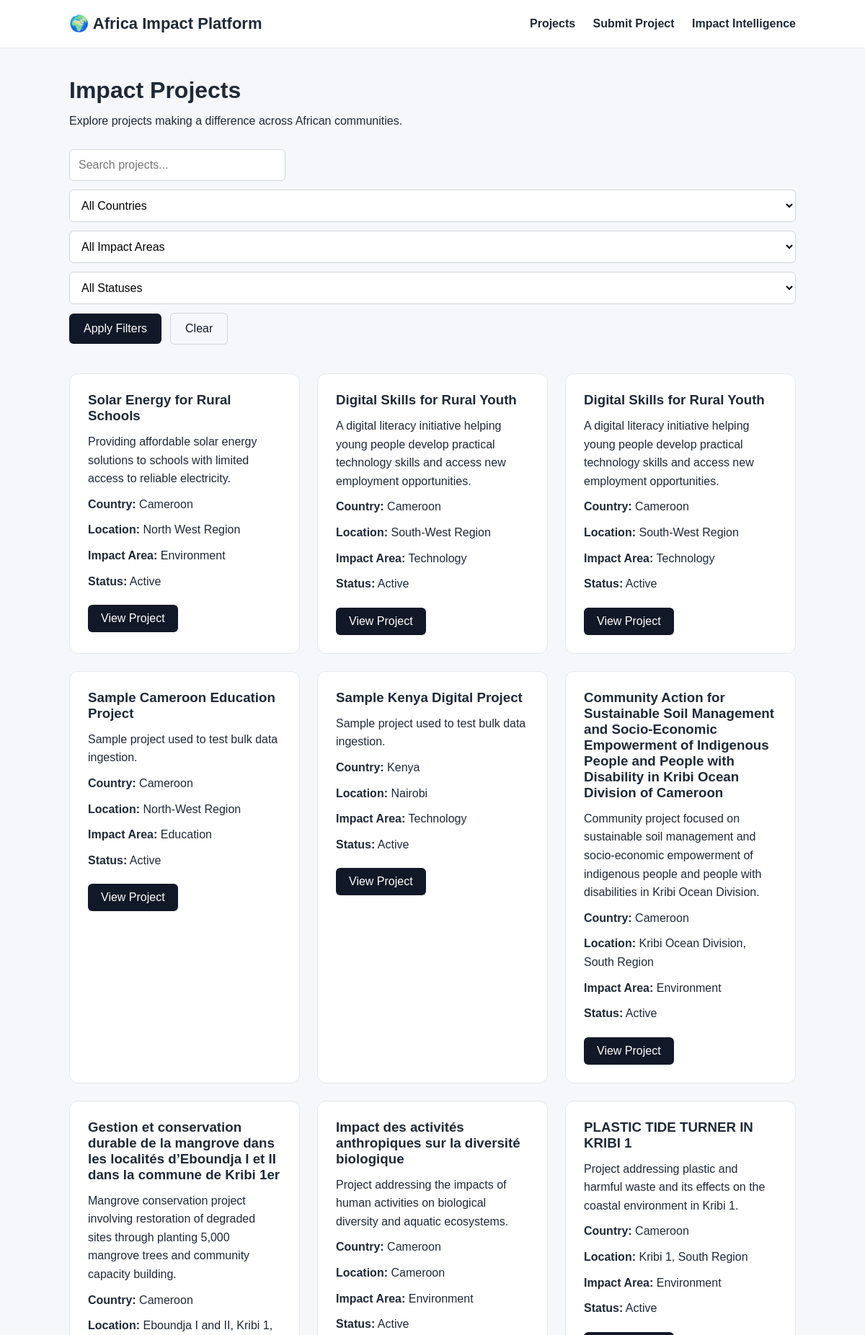
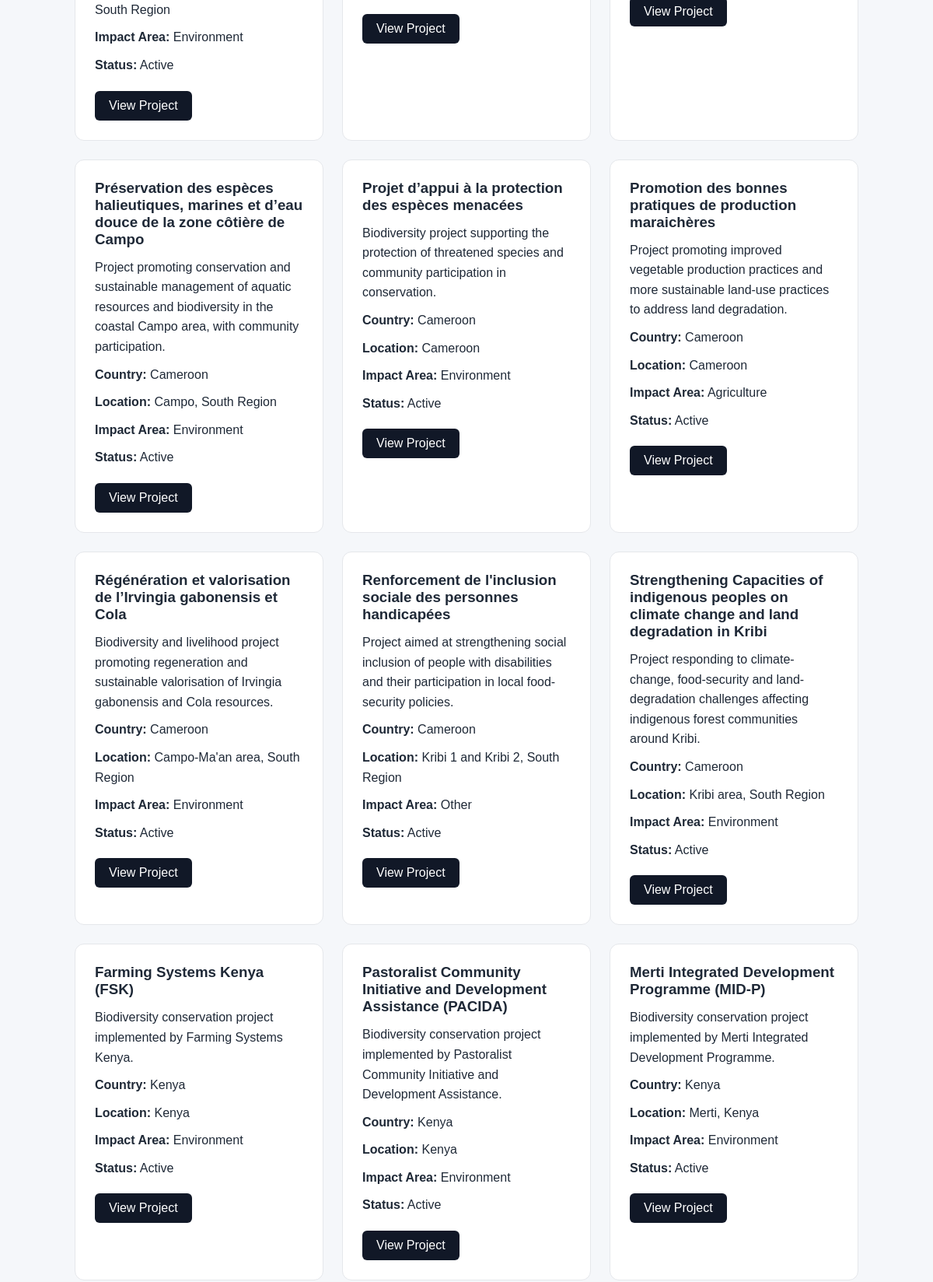
/projects/ (upper part), run on the app's committed database (2 pictures, top to bottom).
### core/models.py (models this page shows, shortened)
class ImpactProject(models.Model):
    AFRICAN_COUNTRIES = [
        ("Algeria", "Algeria"),
        ("Angola", "Angola"),
        ("Benin", "Benin"),
        ("Botswana", "Botswana"),
        ("Burkina Faso", "Burkina Faso"),
        ("Burundi", "Burundi"),
        ("Cabo Verde", "Cabo Verde"),
        ("Cameroon", "Cameroon"),
        ("Central African Republic", "Central African Republic"),
        ("Chad", "Chad"),
        ("Comoros", "Comoros"),
        ("Democratic Republic of the Congo", "Democratic Republic of the Congo"),
        ("Republic of the Congo", "Republic of the Congo"),
        ("Cote d'Ivoire", "Cote d'Ivoire"),
        ("Djibouti", "Djibouti"),
        ("Egypt", "Egypt"),
        ("Equatorial Guinea", "Equatorial Guinea"),
        ("Eritrea", "Eritrea"),
        ("Eswatini", "Eswatini"),
        ("Ethiopia", "Ethiopia"),
        ("Gabon", "Gabon"),
        ("Gambia", "Gambia"),
        ("Ghana", "Ghana"),
        ("Guinea", "Guinea"),
        ("Guinea-Bissau", "Guinea-Bissau"),
        ("Kenya", "Kenya"),
        ("Lesotho", "Lesotho"),
        ("Liberia", "Liberia"),
        ("Libya", "Libya"),
        ("Madagascar", "Madagascar"),
        ("Malawi", "Malawi"),
        ("Mali", "Mali"),
        ("Mauritania", "Mauritania"),
        ("Mauritius", "Mauritius"),
        ("Morocco", "Morocco"),
        ("Mozambique", "Mozambique"),
        ("Namibia", "Namibia"),
        ("Niger", "Niger"),
        ("Nigeria", "Nigeria"),
        ("Rwanda", "Rwanda"),
        ("Sao Tome and Principe", "Sao Tome and Principe"),
        ("Senegal", "Senegal"),
        ("Seychelles", "Seychelles"),
        ("Sierra Leone", "Sierra Leone"),
        ("Somalia", "Somalia"),
        ("South Africa", "South Africa"),
        ("South Sudan", "South Sudan"),
        ("Sudan", "Sudan"),
        ("Tanzania", "Tanzania"),
        ("Togo", "Togo"),
        ("Tunisia", "Tunisia"),
        ("Uganda", "Uganda"),
        ("Zambia", "Zambia"),
        ("Zimbabwe", "Zimbabwe"),
    ]
    IMPACT_AREAS = [
        ("education", "Education"),
        ("health", "Health"),
        ("agriculture", "Agriculture"),
        ("environment", "Environment"),
        ("technology", "Technology"),
        ("employment", "Employment"),
        ("other", "Other"),
    ]
    STATUS_CHOICES = [
        ("planned", "Planned"),
        ("active", "Active"),
        ("completed", "Completed"),
    ]
    name = models.CharField(max_length=200)
    description = models.TextField()
    country = models.CharField(
        max_length=100,
        choices=AFRICAN_COUNTRIES,
    )
    location = models.CharField(max_length=200)
    impact_area = models.CharField(
        max_length=50,
        choices=IMPACT_AREAS,
    )
    status = models.CharField(
        max_length=20,
        choices=STATUS_CHOICES,
        default="planned",
    )
    start_date = models.DateField(
        null=True,
        blank=True,
    )
    end_date = models.DateField(
        null=True,
        blank=True,
    )
    source_organization = models.CharField(
        max_length=200,
        blank=True,
    )
    source_url = models.URLField(
        blank=True,
    )
    external_project_id = models.CharField(
        max_length=100,
        blank=True,
    )
    created_at = models.DateTimeField(
        auto_now_add=True
    )
    class Meta:
     constraints = [
        models.UniqueConstraint(
            fields=[
                "source_organization",
                "external_project_id",
            ],
            condition=(
                Q(source_organization__gt="")
                & Q(external_project_id__gt="")
            ),
            name="unique_source_project",
        )
    ]

### core/views.py (the view, shortened to what this page needs)
def project_list(request):
    projects = ImpactProject.objects.all()
    query = request.GET.get("q", "").strip()
    country = request.GET.get("country", "").strip()
    impact_area = request.GET.get("impact_area", "").strip()
    status = request.GET.get("status", "").strip()
    if country:
        projects = projects.filter(
            country__iexact=country
        )
    if impact_area:
        projects = projects.filter(
            impact_area=impact_area
        )
    if status:
        projects = projects.filter(
            status=status
        )
    countries = (
        ImpactProject.objects
        .values_list("country", flat=True)
        .distinct()
        .order_by("country")
    )
    return render(
        request,
        "core/project_list.html",
        {
            "projects": projects,
            "query": query,
            "country": country,
            "impact_area": impact_area,
            "status": status,
            "countries": countries,
            "impact_areas": ImpactProject.IMPACT_AREAS,
            "statuses": ImpactProject.STATUS_CHOICES,
        },
    )

### core/templates/core/project_list.html (shortened to what this page needs)
{% extends "core/base.html" %}
{% block content %}
<h1>Impact Projects</h1>
<p style="margin: 15px 0 30px;">
    Explore projects making a difference across African communities.
</p>
<form method="get" style="margin-bottom: 40px;">
    <div style="
        display: flex;
        flex-wrap: wrap;
        gap: 12px;
        align-items: center;
    ">
        <input
            type="text"
            name="q"
            value="{{ query }}"
            placeholder="Search projects..."
            style="
                padding: 12px;
                width: 300px;
                border: 1px solid #d1d5db;
                border-radius: 6px;
                font-size: 16px;
            "
        >
        <select
            name="country"
            style="
                padding: 12px;
                border: 1px solid #d1d5db;
                border-radius: 6px;
                font-size: 16px;
            "
        >
            <option value="">
                All Countries
            </option>
        </select>
        <select
            name="impact_area"
            style="
                padding: 12px;
                border: 1px solid #d1d5db;
                border-radius: 6px;
                font-size: 16px;
            "
        >
            <option value="">
                All Impact Areas
            </option>
        </select>
        <select
            name="status"
            style="
                padding: 12px;
                border: 1px solid #d1d5db;
                border-radius: 6px;
                font-size: 16px;
            "
        >
            <option value="">
                All Statuses
            </option>
        </select>
        <button
            type="submit"
            style="
                padding: 12px 20px;
                border: none;
                border-radius: 6px;
                background: #111827;
                color: white;
                cursor: pointer;
                font-size: 16px;
            "
        >
            Apply Filters
        </button>
        <a
            href="{% url 'project_list' %}"
            style="
                padding: 12px 20px;
                text-decoration: none;
                color: #111827;
                border: 1px solid #d1d5db;
                border-radius: 6px;
            "
        >
            Clear
        </a>
    </div>
</form>
<div class="projects">
    {% for project in projects %}
        <div class="card">
            <h3>{{ project.name }}</h3>
            <p>
                {{ project.description|truncatewords:25 }}
            </p>
            <p>
                <strong>Country:</strong>
                {{ project.country }}
            </p>
            <p>
                <strong>Location:</strong>
                {{ project.location }}
            </p>
            <p>
                <strong>Impact Area:</strong>
                {{ project.get_impact_area_display }}
            </p>
            <p>
                <strong>Status:</strong>
                {{ project.get_status_display }}
            </p>
            <a
                href="{% url 'project_detail' project.id %}"
                class="button"
            >
                View Project
            </a>
        </div>
    {% empty %}
        <p>
            No impact projects match your search or filters.
        </p>
    {% endfor %}
</div>
{% endblock %}

### core/templates/core/base.html (style rules this page uses)
* { box-sizing: border-box; margin: 0; padding: 0; }
body { font-family: Arial, sans-serif; background: #f5f7fa; color: #1f2937; }
.projects { display: grid; grid-template-columns: repeat(auto-fit, minmax(280px, 1fr)); gap: 24px; }
.card { background: #ffffff; padding: 25px; border-radius: 12px; border: 1px solid #e5e7eb; }
.card h3 { margin-bottom: 12px; }
.card p { line-height: 1.6; margin-bottom: 10px; }
.button { display: inline-block; margin-top: 10px; padding: 10px 18px; background: #111827; color: #ffffff; text-decoration: none; border-radius: 6px; }
input, textarea, select { width: 100%; padding: 12px; border: 1px solid #d1d5db; border-radius: 6px; font-size: 15px; font-family: inherit; background: #ffffff; }

### data on the page
ImpactProject: name "Solar Energy for Rural Schools", description "Providing affordable solar energy solutions to schools with limited access to reliable electricity.", country "Cameroon", location "North West Region", impact_area "Environment", status "Active"
ImpactProject: name "Digital Skills for Rural Youth", description "A digital literacy initiative helping young people develop practical technology skills and access new employment opportunities.", country "Cameroon", location "South-West Region", impact_area "Technology", status "Active"
ImpactProject: name "Digital Skills for Rural Youth", description "A digital literacy initiative helping young people develop practical technology skills and access new employment opportunities.", country "Cameroon", location "South-West Region", impact_area "Technology", status "Active"
ImpactProject: name "Sample Cameroon Education Project", description "Sample project used to test bulk data ingestion.", country "Cameroon", location "North-West Region", impact_area "Education", status "Active"
ImpactProject: name "Sample Kenya Digital Project", description "Sample project used to test bulk data ingestion.", country "Kenya", location "Nairobi", impact_area "Technology", status "Active"
ImpactProject: name "Community Action for Sustainable Soil Management and Socio-Economic Empowerment of Indigenous People and People with Disability in Kribi Ocean Division of Cameroon", description "Community project focused on sustainable soil management and socio-economic empowerment of indigenous people and people with disabilities in Kribi Ocean Division.", country "Cameroon", location "Kribi Ocean Division, South Region", impact_area "Environment", status "Active"
ImpactProject: name "Gestion et conservation durable de la mangrove dans les localités d’Eboundja I et II dans la commune de Kribi 1er", description "Mangrove conservation project involving restoration of degraded sites through planting 5,000 mangrove trees and community capacity building.", country "Cameroon", location "Eboundja I and II, Kribi 1, South Region", impact_area "Environment", status "Active"
ImpactProject: name "Impact des activités anthropiques sur la diversité biologique", description "Project addressing the impacts of human activities on biological diversity and aquatic ecosystems.", country "Cameroon", location "Cameroon", impact_area "Environment", status "Active"
ImpactProject: name "PLASTIC TIDE TURNER IN KRIBI 1", description "Project addressing plastic and harmful waste and its effects on the coastal environment in Kribi 1.", country "Cameroon", location "Kribi 1, South Region", impact_area "Environment", status "Active"
ImpactProject: name "Préservation des espèces halieutiques, marines et d’eau douce de la zone côtière de Campo", description "Project promoting conservation and sustainable management of aquatic resources and biodiversity in the coastal Campo area, with community participation.", country "Cameroon", location "Campo, South Region", impact_area "Environment", status "Active"
ImpactProject: name "Projet d’appui à la protection des espèces menacées", description "Biodiversity project supporting the protection of threatened species and community participation in conservation.", country "Cameroon", location "Cameroon", impact_area "Environment", status "Active"
ImpactProject: name "Promotion des bonnes pratiques de production maraichères", description "Project promoting improved vegetable production practices and more sustainable land-use practices to address land degradation.", country "Cameroon", location "Cameroon", impact_area "Agriculture", status "Active"
ImpactProject: name "Régénération et valorisation de l’Irvingia gabonensis et Cola", description "Biodiversity and livelihood project promoting regeneration and sustainable valorisation of Irvingia gabonensis and Cola resources.", country "Cameroon", location "Campo-Ma'an area, South Region", impact_area "Environment", status "Active"
ImpactProject: name "Renforcement de l'inclusion sociale des personnes handicapées", description "Project aimed at strengthening social inclusion of people with disabilities and their participation in local food-security policies.", country "Cameroon", location "Kribi 1 and Kribi 2, South Region", impact_area "Other", status "Active"
ImpactProject: name "Strengthening Capacities of indigenous peoples on climate change and land degradation in Kribi", description "Project responding to climate-change, food-security and land-degradation challenges affecting indigenous forest communities around Kribi.", country "Cameroon", location "Kribi area, South Region", impact_area "Environment", status "Active"
ImpactProject: name "Farming Systems Kenya (FSK)", description "Biodiversity conservation project implemented by Farming Systems Kenya.", country "Kenya", location "Kenya", impact_area "Environment", status "Active"
ImpactProject: name "Pastoralist Community Initiative and Development Assistance (PACIDA)", description "Biodiversity conservation project implemented by Pastoralist Community Initiative and Development Assistance.", country "Kenya", location "Kenya", impact_area "Environment", status "Active"
ImpactProject: name "Merti Integrated Development Programme (MID-P)", description "Biodiversity conservation project implemented by Merti Integrated Development Programme.", country "Kenya", location "Merti, Kenya", impact_area "Environment", status "Active"
